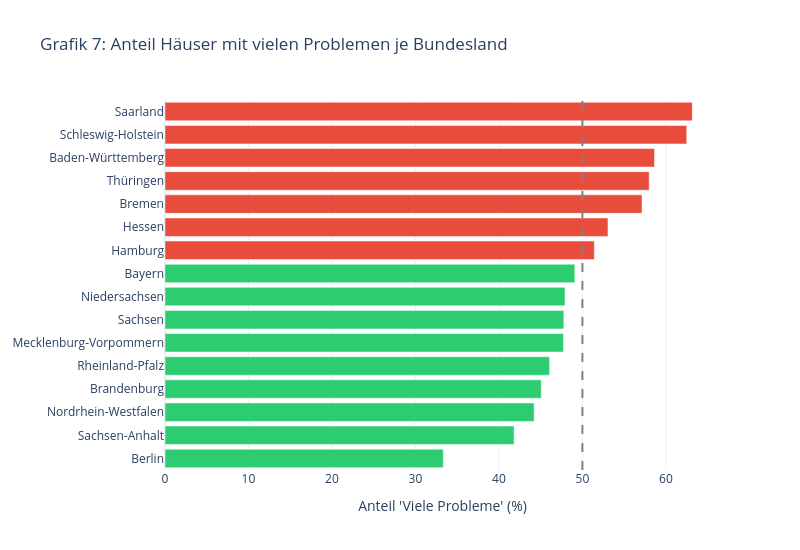

This figure's notebook cell:
### Markdown cell above
### Grafik 7 — Anteil Häuser mit vielen Problemen je Bundesland
Horizontales Balkendiagramm, nach Anteil sortiert. Balken rot wenn Anteil > 50 %, grün sonst. Zeigt regionale Unterschiede — kleine Bundesländer (wenige Häuser) müssen wegen hoher Schwankungsbreite vorsichtig interpretiert werden.

**Warum 50 % als Grenze, nicht 76,92 %?** `hat_viele_Probleme` entsteht durch einen Median-Split von `auffaellig_quote` bei 76,92 % — aber dieser Schwellenwert gilt nur für die Quote *innerhalb* eines Hauses. Das daraus resultierende 0/1-Flag hat automatisch einen Mittelwert von ~50 % über alle Häuser (49,3 %), und genau diesen Flag-Mittelwert zeigt Grafik 7 je Bundesland — deshalb 50 %, nicht 76,92 %.

### Code cell
# ── Grafik 7: Bundesland (interaktiv, mit Hover) ─────────────────
bl_pct = (
    df.groupby("SO.Bundesland")["hat_viele_Probleme"]
    .agg(["mean", "count"])
    .rename(columns={"mean": "quote", "count": "n"})
    .sort_values("quote", ascending=True)
)

colors = ["#e74c3c" if q > 0.5 else "#2ecc71" for q in bl_pct["quote"]]
hover_bl = [
    f"{land}<br>{q:.1%} viele Probleme<br>n={n:.0f} Häuser"
    for land, q, n in zip(bl_pct.index, bl_pct["quote"], bl_pct["n"])
]

fig = go.Figure(go.Bar(
    x=bl_pct["quote"] * 100, y=bl_pct.index, orientation="h",
    marker_color=colors,
    hovertext=hover_bl, hoverinfo="text",
))
fig.add_vline(x=50, line_dash="dash", line_color="gray")
fig.update_layout(
    title="Grafik 7: Anteil Häuser mit vielen Problemen je Bundesland",
    xaxis_title="Anteil 'Viele Probleme' (%)",
    template="plotly_white",
    width=800, height=550,
)
fig.show()

top = bl_pct.iloc[-1]
low = bl_pct.iloc[0]
print(f"\n📌 Befund: Höchster Anteil: {top.name} ({top['quote']:.1%}), "
      f"niedrigster: {low.name} ({low['quote']:.1%}). "
      f"Regionale Unterschiede sichtbar? Achtung: kleine n beachten. Zum Ablesen genauer Werte: Maus über die Balken bewegen.")

### Figure 1 — Plotly figure (JSON) as saved in the notebook; plotly's stock layout.template omitted (floating-point values rounded to 4 significant figures)
{"data": [{"hoverinfo": "text", "hovertext": ["Berlin<br>33.3% viele Probleme<br>n=54 Häuser", "Sachsen-Anhalt<br>41.8% viele Probleme<br>n=55 Häuser", "Nordrhein-Westfalen<br>44.2% viele Probleme<br>n=398 Häuser", "Brandenburg<br>45.1% viele Probleme<br>n=71 Häuser", "Rheinland-Pfalz<br>46.1% viele Probleme<br>n=89 Häuser", "Mecklenburg-Vorpommern<br>47.7% viele Probleme<br>n=44 Häuser", "Sachsen<br>47.8% viele Probleme<br>n=90 Häuser", "Niedersachsen<br>47.9% viele Probleme<br>n=144 Häuser", "Bayern<br>49.1% viele Probleme<br>n=330 Häuser", "Hamburg<br>51.4% viele Probleme<br>n=35 Häuser", "Hessen<br>53.1% viele Probleme<br>n=147 Häuser", "Bremen<br>57.1% viele Probleme<br>n=14 Häuser", "Thüringen<br>58.0% viele Probleme<br>n=50 Häuser", "Baden-Württemberg<br>58.6% viele Probleme<br>n=220 Häuser", "Schleswig-Holstein<br>62.5% viele Probleme<br>n=64 Häuser", "Saarland<br>63.2% viele Probleme<br>n=19 Häuser"], "marker": {"color": ["#2ecc71", "#2ecc71", "#2ecc71", "#2ecc71", "#2ecc71", "#2ecc71", "#2ecc71", "#2ecc71", "#2ecc71", "#e74c3c", "#e74c3c", "#e74c3c", "#e74c3c", "#e74c3c", "#e74c3c", "#e74c3c"]}, "orientation": "h", "type": "bar", "x": [33.33, 41.82, 44.22, 45.07, 46.07, 47.73, 47.78, 47.92, 49.09, 51.43, 53.06, 57.14, 58.0, 58.64, 62.5, 63.16], "y": ["Berlin", "Sachsen-Anhalt", "Nordrhein-Westfalen", "Brandenburg", "Rheinland-Pfalz", "Mecklenburg-Vorpommern", "Sachsen", "Niedersachsen", "Bayern", "Hamburg", "Hessen", "Bremen", "Thüringen", "Baden-Württemberg", "Schleswig-Holstein", "Saarland"]}], "layout": {"height": 550, "shapes": [{"line": {"color": "gray", "dash": "dash"}, "type": "line", "x0": 50, "x1": 50, "xref": "x", "y0": 0, "y1": 1, "yref": "y domain"}], "title": {"text": "Grafik 7: Anteil Häuser mit vielen Problemen je Bundesland"}, "width": 800, "xaxis": {"title": {"text": "Anteil 'Viele Probleme' (%)"}}}}
